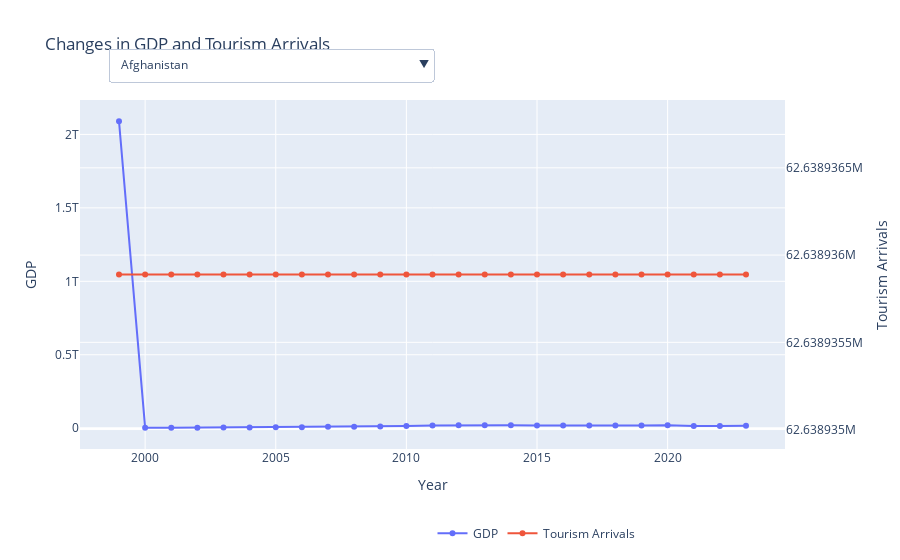

The code cell stored with this chart in its notebook:
### Markdown cell above
### First, we plot and analyse the changes in GDP VS tourism_arrivals, to observe correlations (if any)

### Code cell
gdp_data = pivoted_df_filtered['gdp']
tourism_data = pivoted_df_filtered['tourism_arrivals']

countries = gdp_data.index

fig = go.Figure()

initial_country = countries[0]  # Default to the first country
gdp_country = gdp_data.loc[initial_country]
tourism_country = tourism_data.loc[initial_country]


fig.add_trace(
    go.Scatter(
        x=gdp_country.index, 
        y=gdp_country.values,
        mode='lines+markers',
        name='GDP',
        yaxis='y1'
    )
)

fig.add_trace(
    go.Scatter(
        x=tourism_country.index, 
        y=tourism_country.values,
        mode='lines+markers',
        name='Tourism Arrivals',
        yaxis='y2'
    )
)

fig.update_layout(
    title=f"Changes in GDP and Tourism Arrivals",
    xaxis_title="Year",
    yaxis=dict(title="GDP", side='left'),
    yaxis2=dict(title="Tourism Arrivals", overlaying='y', side='right'),
    legend=dict(x=0.5, y=-0.2, orientation='h')
)

dropdown_buttons = []

for country in countries:
    gdp_country = gdp_data.loc[country]
    tourism_country = tourism_data.loc[country]

    dropdown_buttons.append(
        dict(
            label=country,
            method='update',
            args=[
                {'x': [gdp_country.index, tourism_country.index],  # Update x data
                 'y': [gdp_country.values, tourism_country.values]},  # Update y data
                {'title': f"Changes in GDP and Tourism Arrivals for {country}"}  # Update title
            ]
        )
    )

fig.update_layout(
    updatemenus=[
        dict(
            buttons=dropdown_buttons,
            direction="down",
            showactive=True,
            x=0.5,
            y=1.15
        )
    ]
)

fig.show()
